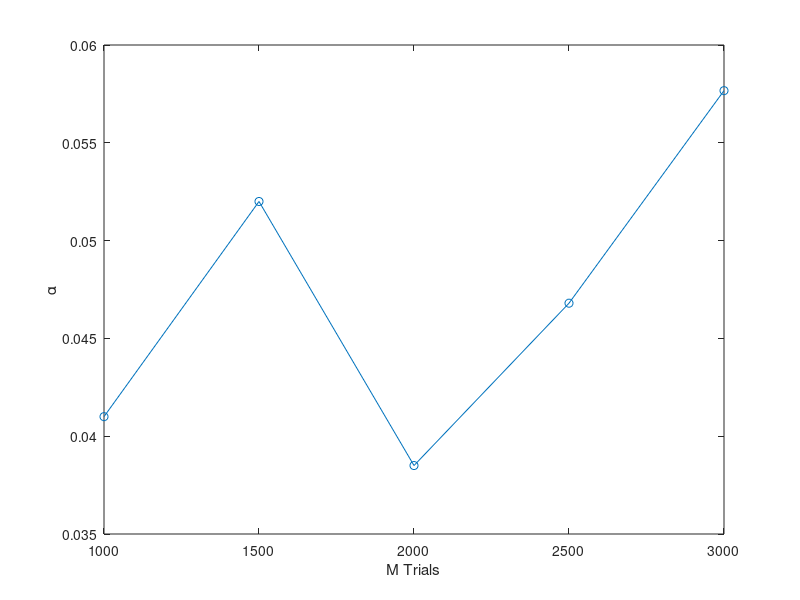

This chart was generated by the following MATLAB code:
%largerM = 1000:1010;
largerM = [1000 1500 2000 2500 3000];
alpha = 0.05; sigma = 7.8;
cv = norminv(alpha,0,1);
Im = 0; index = 1;
alphas = zeros(1,length(largerM));
load mcdata
n = length(mcdata);
sigxbar = sigma/sqrt(n);
for M = largerM
    for i = 1:M
            % Generate a random sample under H_0.
            xs = sigma*randn(1,n) + 454;
            Tm = (mean(xs)-454)/sigxbar;
            if Tm <= cv	 				% then reject H_0
                Im = Im +1;
            end
    end
    alphas(index) = Im/M;
    index = index + 1;
    Im = 0;
end
figure(1);
plot(largerM, alphas, '-o');
xlabel('M Trials'); ylabel('\alpha');